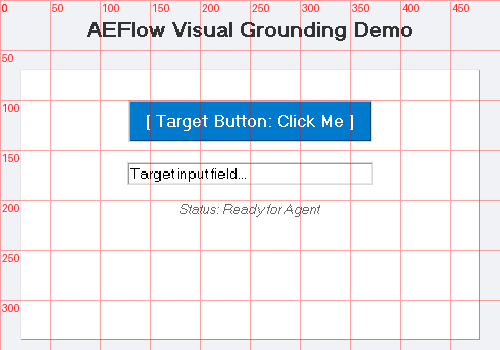
#> input picture test_gui_grid.png, 500 x 350 px
$ python -i vision.py   (imports and definitions only)
#> lines starting #> are read from the running program, lines starting #| are printed output that depends on the picture
#> further down, picture is the input picture: PIL image 500x350 RGB; mean R, G, B 234.3, 236.4, 241.3
"""Vision processing pipeline for AgentEverywhereFlow.

Includes:
- High-contrast Coordinate Grid & Ruler Overlay
- Set-of-Marks (SoM) with Non-Maximum Suppression (NMS) bounding box merging
- Viewport coordinate calibration
"""

from typing import NamedTuple

from PIL import Image, ImageDraw


class DetectedElement(NamedTuple):
    """An interactive UI element candidate detected in the viewport."""

    element_id: int
    bbox: tuple[int, int, int, int]  # (x1, y1, x2, y2)
    center: tuple[int, int]  # (cx, cy)
    area: int


class VisionPipeline:
    """Processes viewport screenshots for visual grounding and Set-of-Marks (SoM)."""

    def add_coordinate_grid(
        self,
        img: Image.Image,
        step: int = 50,
        grid_color: tuple[int, int, int, int] = (255, 60, 60, 80),
    ) -> Image.Image:
        """Overlay a semi-transparent coordinate grid with pixel tick labels."""
        canvas = img.convert("RGBA")
        overlay = Image.new("RGBA", canvas.size, (255, 255, 255, 0))
        draw = ImageDraw.Draw(overlay)

        width, height = canvas.size

        # Vertical grid lines & tick marks
        for x in range(0, width, step):
            draw.line([(x, 0), (x, height)], fill=grid_color, width=1)
            draw.text((x + 2, 2), f"{x}", fill=(220, 30, 30, 220))

        # Horizontal grid lines & tick marks
        for y in range(0, height, step):
            draw.line([(0, y), (width, y)], fill=grid_color, width=1)
            draw.text((2, y + 2), f"{y}", fill=(220, 30, 30, 220))

        return Image.alpha_composite(canvas, overlay).convert("RGB")

    def _boxes_intersect_or_near(
        self,
        b1: tuple[int, int, int, int],
        b2: tuple[int, int, int, int],
        margin: int = 4,
    ) -> bool:
        """Check if two bounding boxes intersect or are close neighbors."""
        x1_a, y1_a, x2_a, y2_a = b1
        x1_b, y1_b, x2_b, y2_b = b2

        # Expand box A by margin
        return not (
            x2_a + margin < x1_b
            or x1_a - margin > x2_b
            or y2_a + margin < y1_b
            or y1_a - margin > y2_b
        )

    def _merge_boxes(
        self,
        boxes: list[tuple[int, int, int, int]],
        margin: int = 4,
    ) -> list[tuple[int, int, int, int]]:
        """Cluster and merge overlapping or adjacent bounding boxes."""
        if not boxes:
            return []

        merged: list[tuple[int, int, int, int]] = []
        unmerged = list(boxes)

        while unmerged:
            curr = unmerged.pop(0)
            did_merge = False

            for i, target in enumerate(merged):
                if self._boxes_intersect_or_near(curr, target, margin=margin):
                    # Merge curr into target
                    merged[i] = (
                        min(curr[0], target[0]),
                        min(curr[1], target[1]),
                        max(curr[2], target[2]),
                        max(curr[3], target[3]),
                    )
                    did_merge = True
                    break

            if not did_merge:
                merged.append(curr)

        # Multiple passes until stable
        if len(merged) < len(boxes):
            return self._merge_boxes(merged, margin=margin)
        return merged

    def detect_ui_candidates(
        self,
        img: Image.Image,
        min_width: int = 40,
        min_height: int = 15,
        max_area_ratio: float = 0.85,
    ) -> list[DetectedElement]:
        """Detect and cluster UI candidate regions into clean, unified controls."""
#> called with min_width = 40, min_height = 15, max_area_ratio = 0.85
        gray = img.convert("L")
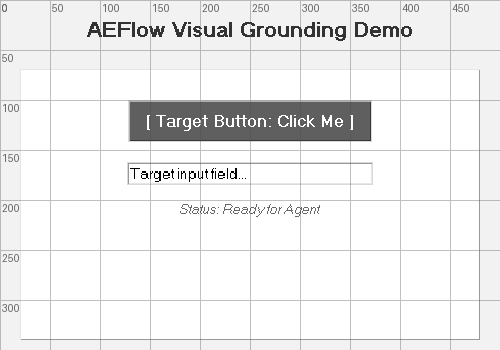
#> gray: PIL image 500x350 L; min 0, max 255, mean 236.4
        width, height = gray.size
#> width = 500; height = 350
        if hasattr(gray, "get_flattened_data"):
            pixels: list[int] = [int(p) for p in gray.get_flattened_data()]  # type: ignore[arg-type]
        else:
            pixels = [int(p) for p in gray.getdata()]  # type: ignore[attr-defined, arg-type]
#> pixels = 175000 items

        total_area = width * height
#> total_area = 175000
        max_allowed_area = int(total_area * max_area_ratio)
#> max_allowed_area = 148750

        # 1. Edge & gradient scan
        raw_boxes: list[tuple[int, int, int, int]] = []
        step = 10
        threshold = 20

        for y in range(step, height - step, step):
            for x in range(step, width - step, step):
                idx = y * width + x
                val = pixels[idx]

                diff_x = abs(val - pixels[y * width + (x + 1)])
                diff_y = abs(val - pixels[(y + 1) * width + x])

                if diff_x > threshold or diff_y > threshold:
                    # Bounding box around gradient change
                    raw_boxes.append((x - 10, y - 8, x + 25, y + 16))
#> after the loop, raw_boxes = 529 items, first 6: (40, 2, 75, 26), (50, 2, 85, 26), (90, 2, 125, 26), (100, 2, 135, 26), (140, 2, 175, 26), (150, 2, 185, 26)

        # 2. Merge overlapping boxes
        merged_boxes = self._merge_boxes(raw_boxes)
#> in _merge_boxes, `unmerged = list(boxes)`: unmerged has the same summary as raw_boxes in detect_ui_candidates
#> the loop in _merge_boxes, `while unmerged:` made 529 passes
#> the loop in _merge_boxes (call 2), `while unmerged:` made 10 passes

        # 3. Filter by size and create DetectedElement instances
        elements: list[DetectedElement] = []
        element_id = 1

        for box in sorted(merged_boxes, key=lambda b: (b[1], b[0])):
            x1 = max(0, box[0])
            y1 = max(0, box[1])
            x2 = min(width - 1, box[2])
            y2 = min(height - 1, box[3])
            bw = x2 - x1
            bh = y2 - y1
            area = bw * bh

            if bw >= min_width and bh >= min_height and area <= max_allowed_area:
                cx = (x1 + x2) // 2
                cy = (y1 + y2) // 2
                elements.append(
                    DetectedElement(
                        element_id=element_id,
                        bbox=(x1, y1, x2, y2),
                        center=(cx, cy),
                        area=area,
                    )
                )
                element_id += 1
#> this loop made 1 pass
#> box on pass 1: (0, 2, 505, 346)

        return elements

    def apply_set_of_marks(
        self,
        img: Image.Image,
        elements: list[DetectedElement] | None = None,
    ) -> tuple[Image.Image, dict[int, tuple[int, int]]]:
        """Render clean, consolidated Set-of-Marks tags onto viewport."""
        if elements is None:
            elements = self.detect_ui_candidates(img)

        canvas = img.convert("RGBA")
        overlay = Image.new("RGBA", canvas.size, (255, 255, 255, 0))
        draw = ImageDraw.Draw(overlay)

        id_to_coords: dict[int, tuple[int, int]] = {}

        palette = [
            (230, 57, 70, 220),  # Red
            (0, 119, 182, 220),  # Blue
            (42, 157, 143, 220),  # Teal Green
            (217, 119, 6, 220),  # Amber
            (124, 58, 237, 220),  # Violet
        ]

        for el in elements:
            x1, y1, x2, y2 = el.bbox
            cx, cy = el.center
            id_to_coords[el.element_id] = (cx, cy)
            color = palette[(el.element_id - 1) % len(palette)]

            # Draw bounding box
            draw.rectangle([x1, y1, x2, y2], outline=color, width=2)

            # Draw badge tag
            tag_text = f"[{el.element_id}]"
            badge_w = len(tag_text) * 8 + 8
            badge_h = 16
            tag_top = max(0, y1 - badge_h)
            draw.rectangle([x1, tag_top, x1 + badge_w, y1], fill=color)
            draw.text((x1 + 4, tag_top + 1), tag_text, fill=(255, 255, 255, 255))
#> this loop made 0 passes

        result = Image.alpha_composite(canvas, overlay).convert("RGB")
        return result, id_to_coords

>>> from PIL import Image
>>> picture = Image.open('../../test_gui_grid.png')
>>> result = VisionPipeline().apply_set_of_marks(picture)

$ run again, on test_gui_som.png
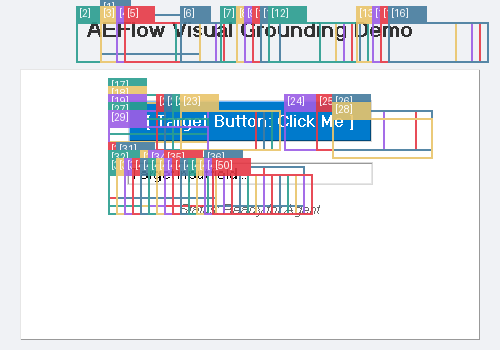
#> input picture test_gui_som.png, 500 x 350 px
#> picture is the input picture: PIL image 500x350 RGB; mean R, G, B 227.5, 230, 234.6
#> in detect_ui_candidates, `gray = img.convert("L")`:
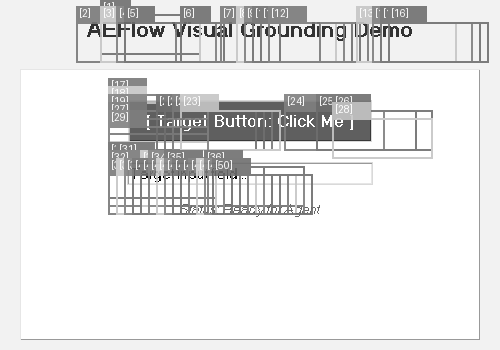
#> gray: PIL image 500x350 L; min 0, max 255, mean 229.8
#> pixels = 175000 items
#> after the loop in detect_ui_candidates, `for y in range(step, height - step, step):`: raw_boxes = 221 items, first 6: (70, 2, 105, 26), (100, 2, 135, 26), (110, 2, 145, 26), (180, 2, 215, 26), (200, 2, 235, 26), (220, 2, 255, 26)
#> unmerged has the same summary as raw_boxes in detect_ui_candidates
#> the loop in _merge_boxes, `while unmerged:` made 221 passes
#> the loop in _merge_boxes (call 2), `while unmerged:` made 7 passes
#> the loop in detect_ui_candidates, `for box in sorted(merged_boxes, key=lambda b: (b[1], b[0])):` made 2 passes
#> box on passes 1 to 2: (70, 2, 505, 226), (10, 62, 45, 346)
#> the loop in apply_set_of_marks, `for el in elements:` made 1 pass
#> el on pass 1: (1, (70, 2, 499, 226), (284, 114), 96096)

$ run again, on test_gui_som_v2.png
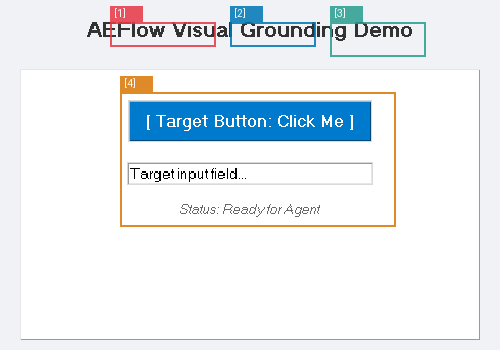
#> input picture test_gui_som_v2.png, 500 x 350 px
#> picture is the input picture: PIL image 500x350 RGB; mean R, G, B 231.7, 237.5, 241.5
#> in detect_ui_candidates, `gray = img.convert("L")`:
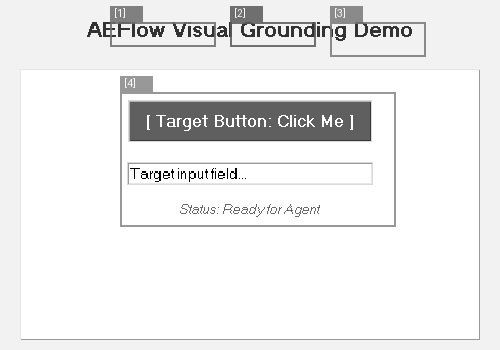
#> gray: PIL image 500x350 L; min 0, max 255, mean 236.3
#> pixels = 175000 items
#> after the loop in detect_ui_candidates, `for y in range(step, height - step, step):`: raw_boxes = 114 items, first 6: (110, 2, 145, 26), (230, 2, 265, 26), (330, 2, 365, 26), (110, 22, 145, 46), (150, 22, 185, 46), (170, 22, 205, 46)
#> unmerged has the same summary as raw_boxes in detect_ui_candidates
#> the loop in _merge_boxes, `while unmerged:` made 114 passes
#> the loop in _merge_boxes (call 2), `while unmerged:` made 13 passes
#> the loop in detect_ui_candidates, `for box in sorted(merged_boxes, key=lambda b: (b[1], b[0])):` made 13 passes
#> box on passes 1 to 8: (110, 2, 145, 46), (230, 2, 265, 46), (330, 2, 365, 26), (150, 22, 215, 46), (270, 22, 315, 46), (370, 22, 425, 46), (330, 32, 365, 56), (10, 62, 45, 346)
#> the loop in apply_set_of_marks, `for el in elements:` made 6 passes
#> el on passes 1 to 6: (1, (150, 22, 215, 46), (182, 34), 1560), (2, (270, 22, 315, 46), (292, 34), 1080), (3, (370, 22, 425, 46), (397, 34), 1320), (4, (120, 72, 395, 156), (257, 114), 23100), (5, (140, 162, 185, 196), (162, 179), 1530), (6, (170, 202, 335, 226), (252, 214), 3960)
#> in apply_set_of_marks, `result = Image.alpha_composite(canvas, overlay).convert("RGB")`:
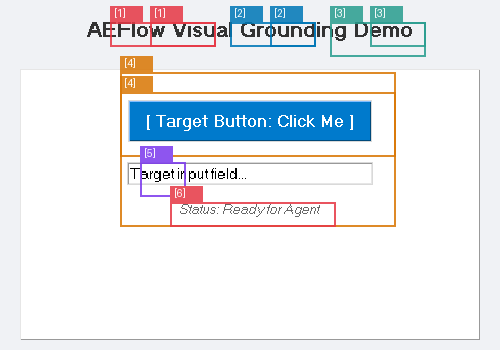
#> result: PIL image 500x350 RGB; mean R, G, B 229.6, 233.7, 237.8
